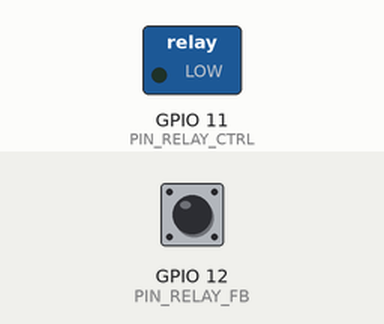
Bench run of a program on a simulated ESP32-S3. Shown: switched loads named in the program (green lamp = pin HIGH). Dashed ring = blinking. Inputs (shaded band) come from the test bench; at power-on: GPIO 12 (PIN_RELAY_FB) HIGH. What the program prints to the serial monitor is not drawn.

Above: at 0.0 s.
At 1.9 s:
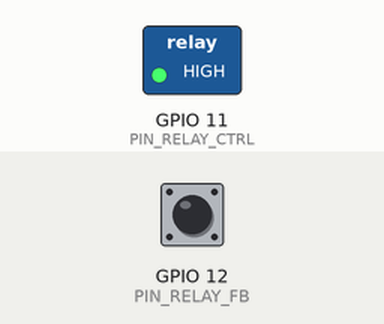
2.0 s: GPIO 12 (PIN_RELAY_FB) pulled LOW for 0.15 s
5.1 s: GPIO 12 (PIN_RELAY_FB) pulsed LOW 5 times (0.12 s each, 0.3 s apart)
At 8.6 s:
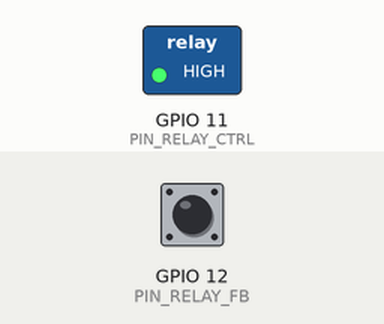
Timing chart, 0 to 10.1 s (numbered marks = the images above; inputs shaded):
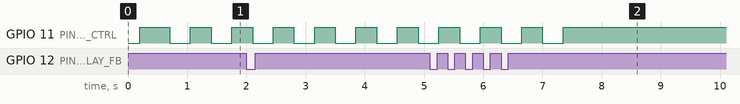

The program:

main.cpp
```cpp
#include <Arduino.h>

#define PIN_RELAY_CTRL 11
#define PIN_RELAY_FB 12
#define NUM_MEASUREMENTS 10

volatile uint32_t isrTimestamp = 0;
volatile bool isrFired = false;

void IRAM_ATTR relayISR()
{
  isrTimestamp = micros();
  isrFired = true;
}

void setup()
{
  Serial.begin(115200);
  delay(200);

  pinMode(PIN_RELAY_CTRL, OUTPUT);
  digitalWrite(PIN_RELAY_CTRL, HIGH); // HIGH = вимкнено

  pinMode(PIN_RELAY_FB, INPUT_PULLUP);
  attachInterrupt(digitalPinToInterrupt(PIN_RELAY_FB), relayISR, CHANGE);

  Serial.println("=== Час спрацювання реле ===");
  Serial.printf("%-4s %-14s %-14s\n", "№", "t_вкл (мкс)", "t_викл (мкс)");
  Serial.println("------------------------------------");
  delay(500);
}

void loop()
{
  static uint8_t count = 0;
  static uint8_t step = 0;
  static uint32_t ctrlUs = 0;
  static uint32_t sumOn = 0;
  static uint32_t sumOff = 0;
  static uint32_t waitMs = 0;
  static bool waiting = false;

  if (waiting && millis() - waitMs < 300)
    return;
  waiting = false;

  if (count >= NUM_MEASUREMENTS)
  {
    Serial.println("------------------------------------");
    Serial.printf("Сер. вкл:  %lu мкс (%.2f мс)\n",
                  sumOn / NUM_MEASUREMENTS,
                  (sumOn / NUM_MEASUREMENTS) / 1000.0f);
    Serial.printf("Сер. викл: %lu мкс (%.2f мс)\n",
                  sumOff / NUM_MEASUREMENTS,
                  (sumOff / NUM_MEASUREMENTS) / 1000.0f);
    detachInterrupt(digitalPinToInterrupt(PIN_RELAY_FB));
    while (true)
      delay(1000);
  }

  if (step == 0)
  {
    isrFired = false;
    ctrlUs = micros();
    digitalWrite(PIN_RELAY_CTRL, LOW); // LOW = увімкнути

    uint32_t t0 = millis();
    while (!isrFired && millis() - t0 < 50)
      ;

    if (isrFired)
    {
      sumOn += (isrTimestamp - ctrlUs);
      Serial.printf("%-4d %-14lu ", count + 1, isrTimestamp - ctrlUs);
    }
    else
    {
      Serial.printf("%-4d %-14s ", count + 1, "TIMEOUT");
    }
    step = 1;
    waiting = true;
    waitMs = millis();
  }
  else
  {
    isrFired = false;
    ctrlUs = micros();
    digitalWrite(PIN_RELAY_CTRL, HIGH); // HIGH = вимкнути

    uint32_t t0 = millis();
    while (!isrFired && millis() - t0 < 50)
      ;

    if (isrFired)
    {
      sumOff += (isrTimestamp - ctrlUs);
      Serial.printf("%-14lu\n", isrTimestamp - ctrlUs);
    }
    else
    {
      Serial.printf("%-14s\n", "TIMEOUT");
    }
    count++;
    step = 0;
    waiting = true;
    waitMs = millis();
  }
}
```

Measured:
- by itself, GPIO 11 (PIN_RELAY_CTRL): alternates HIGH for 0.35 s and LOW for 0.35 s, 7 changes in all, then stays HIGH
